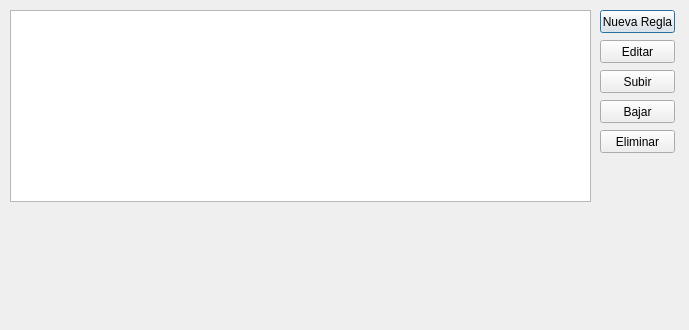
<?xml version="1.0" encoding="UTF-8"?>
<ui version="4.0">
 <class>DefineRuleDialog</class>
 <widget class="QDialog" name="DefineRuleDialog">
  <property name="geometry">
   <rect>
    <x>0</x>
    <y>0</y>
    <width>689</width>
    <height>330</height>
   </rect>
  </property>
  <property name="windowTitle">
   <string>Dialog</string>
  </property>
  <widget class="QPushButton" name="pushButton">
   <property name="geometry">
    <rect>
     <x>600</x>
     <y>10</y>
     <width>75</width>
     <height>23</height>
    </rect>
   </property>
   <property name="text">
    <string>Nueva Regla</string>
   </property>
  </widget>
  <widget class="QPushButton" name="pushButton_2">
   <property name="geometry">
    <rect>
     <x>600</x>
     <y>130</y>
     <width>75</width>
     <height>23</height>
    </rect>
   </property>
   <property name="text">
    <string>Eliminar</string>
   </property>
  </widget>
  <widget class="QPushButton" name="pushButton_3">
   <property name="geometry">
    <rect>
     <x>600</x>
     <y>40</y>
     <width>75</width>
     <height>23</height>
    </rect>
   </property>
   <property name="text">
    <string>Editar</string>
   </property>
  </widget>
  <widget class="QPushButton" name="pushButton_4">
   <property name="geometry">
    <rect>
     <x>600</x>
     <y>70</y>
     <width>75</width>
     <height>23</height>
    </rect>
   </property>
   <property name="text">
    <string>Subir</string>
   </property>
  </widget>
  <widget class="QPushButton" name="pushButton_5">
   <property name="geometry">
    <rect>
     <x>600</x>
     <y>100</y>
     <width>75</width>
     <height>23</height>
    </rect>
   </property>
   <property name="text">
    <string>Bajar</string>
   </property>
  </widget>
  <widget class="QListView" name="listView">
   <property name="geometry">
    <rect>
     <x>10</x>
     <y>10</y>
     <width>581</width>
     <height>192</height>
    </rect>
   </property>
  </widget>
 </widget>
 <resources/>
 <connections/>
</ui>
